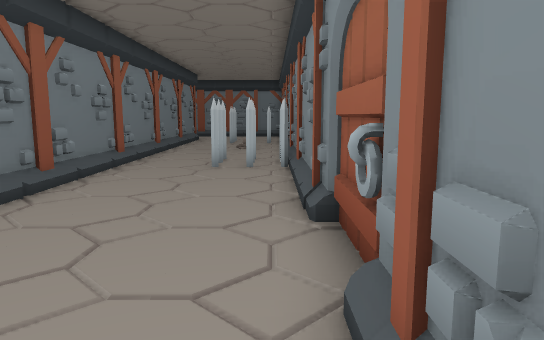
[1] (above)

21 first-person views from a walk through a 3-D level made in the Godot game engine. The camera is 1.5 m above the floor, tilts 8° down and sees 70° across. The floor is counted in squares, 1 m on a side. Each view is taken from the middle of a square. On the plan, view 1 faces up. The plan holds only what a view shows up to about 17 squares ahead; the rest is blank. The place goes on beyond the plan. Some surface patterns are stand-ins.

[2]
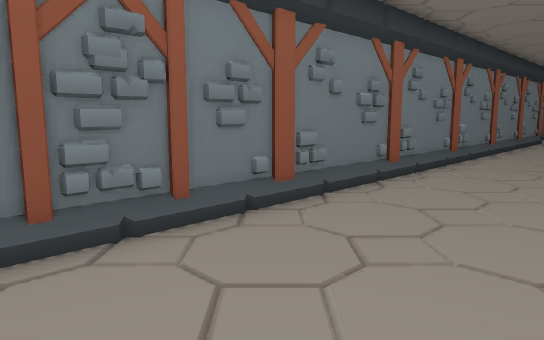

[3]
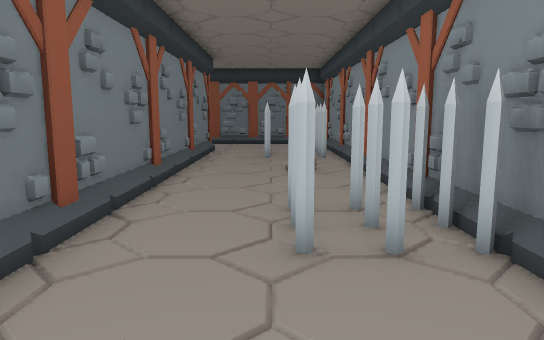

[4]
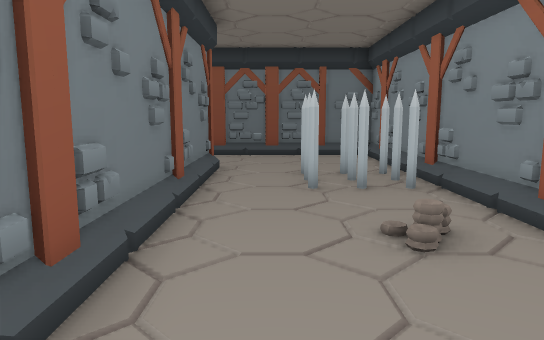

[5]
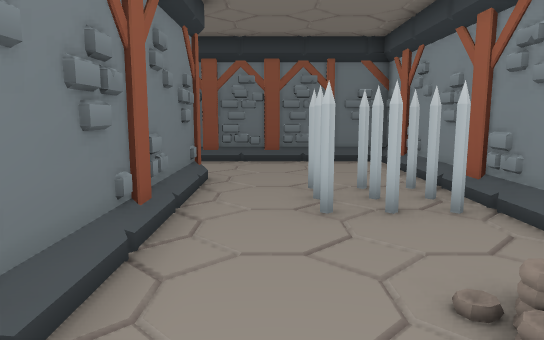

[6]
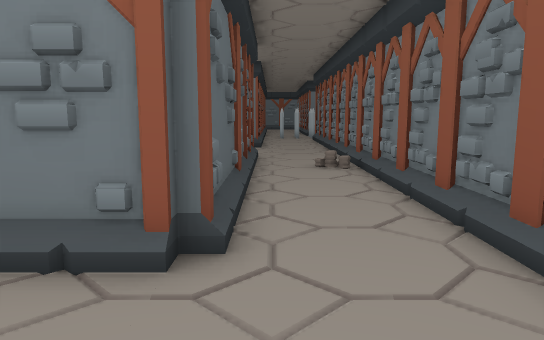

[7]
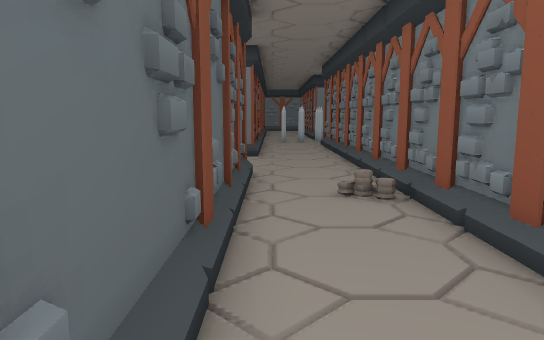

[8]
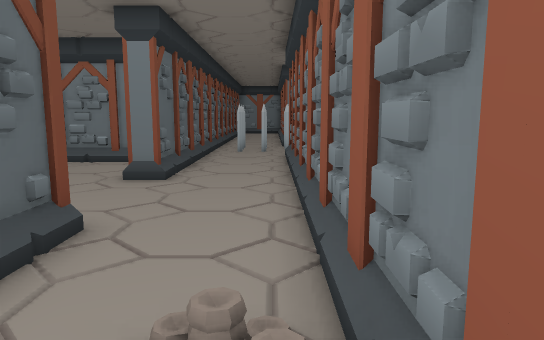

[9]
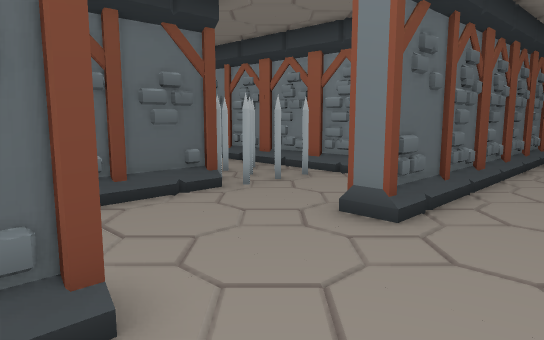

[10]
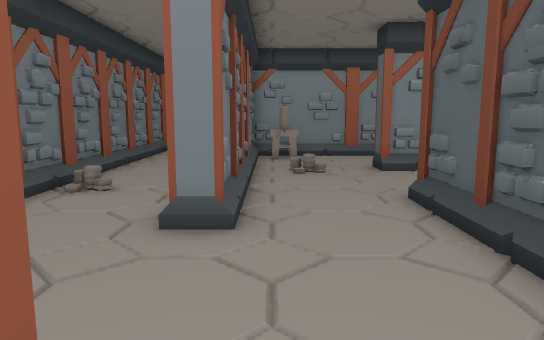

[11]
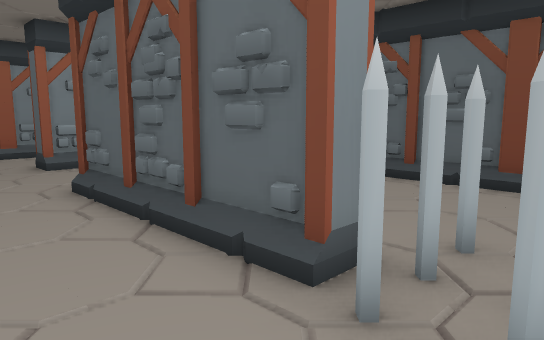

[12]
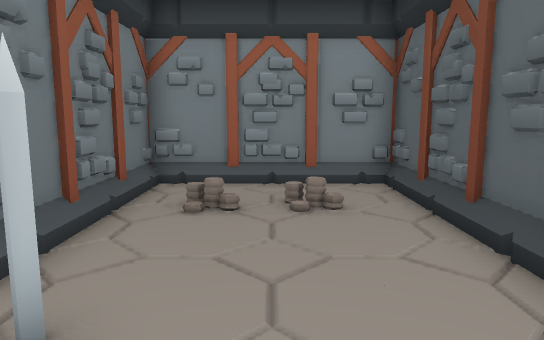

[13]
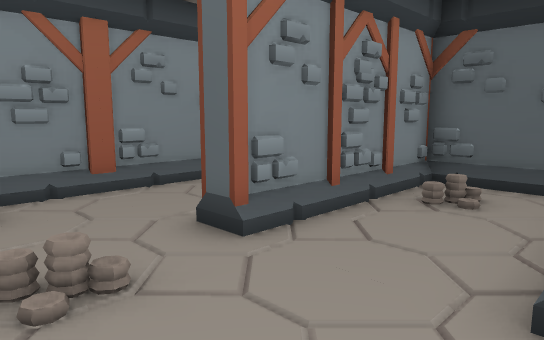

[14]
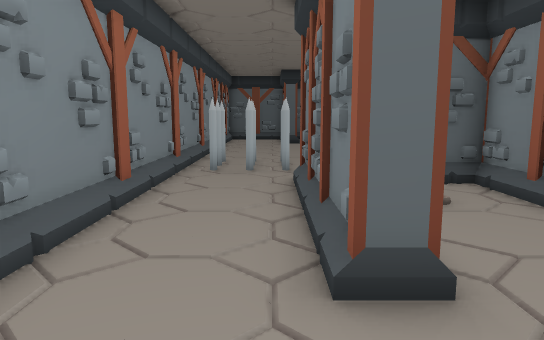

[15]
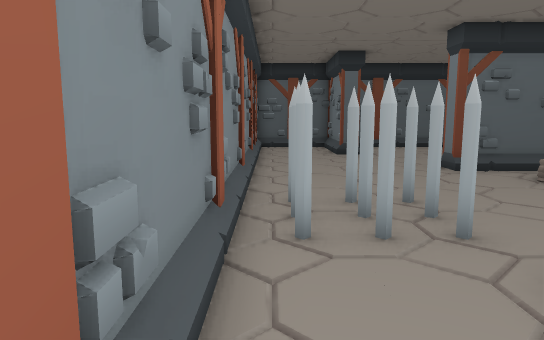

[16]
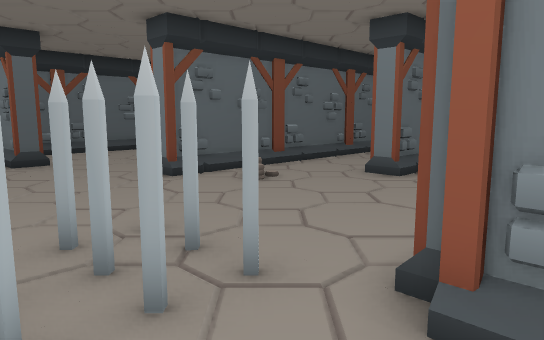

[17]
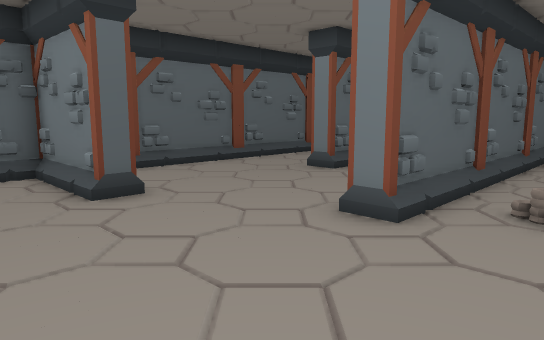

[18]
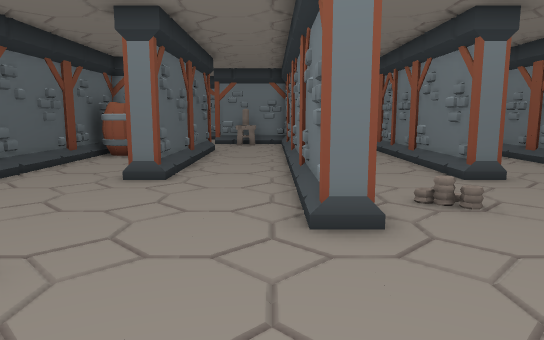

[19]
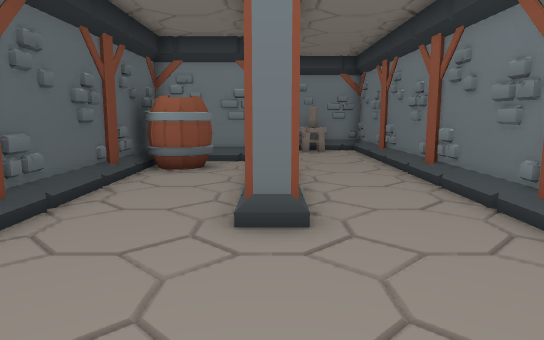

[20]
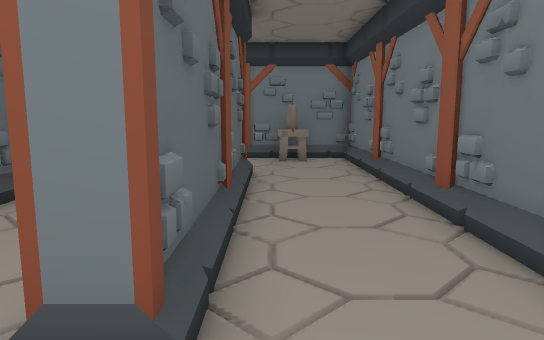

[21]
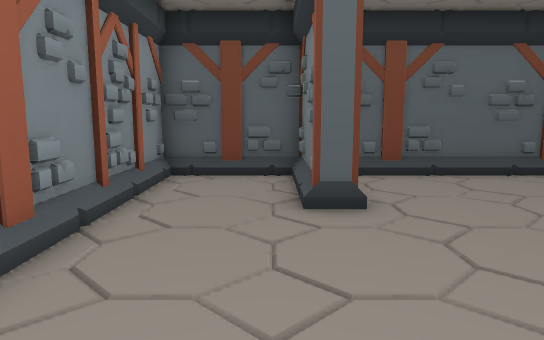

### Floor plan
Points are (right, up) in squares from view 1. A wall is a line through its corners. A room is listed if a view was taken in it or the views show most of it. See-through windows are left out.
Room 1 (views 1, 2, 3, 4, 5, 6, 7, 8, 9, 10, 11, 12, 13, 14, 15, 16, 17, 18, 19, 20, 21)
walls: (-12.8, 16.4) (-12.8, 14.2) (-9.3, 14.2) (-9.3, 20) (-8.5, 20); (-16.6, 10.3) (-15, 10.3) (-15, 9.8) (-23.1, 9.8); (-18.4, 13.8) (-20.8, 13.8); (-19.2, 14.2) (-13.3, 14.2) (-13.3, 19.7) (-18.2, 19.7); (-19, 19.8) (-19, 20.5); (-8.8, 20) (-8.8, 14); (-19.1, 20.2) (-13, 20.2); (-21.4, 6.3) (-11, 6.3) (-11, 5.8) (-26.7, 5.8) (-26.7, 2.1); (-9.4, 2) (-8.5, 2); (-8.8, 2.1) (-8.8, -1.7) (-5.3, -1.7) (-5.3, 23.7) (-15, 23.7) (-15, 24.3) (-5, 24.3) (-5, 24) (-4.7, 24) (-4.7, -0.2); (-22.8, 22.4) (-22.8, 15.6); (-23, 2.3) (-15, 2.3) (-15, 1.6); (-22.8, 1.1) (-22.8, -1.1); (-22.2, -1.7) (-10.1, -1.7); (0.9, 3.3) (0.9, 5.3); (-28.5, 24.3) (-19, 24.3) (-19, 23.6); (0.8, 1) (0.8, 5.3) (0.8, 27.7) (-22.4, 27.7)
low walls: (-12.5, 16.5) (-12.5, 15.6); (-8.5, 14.5) (-8.5, 14); (-14.9, 5.5) (-16.4, 5.5); (-16.5, 5.5) (-17.4, 5.5); (-18.1, 6.1) (-18.4, 5.6); (-17.5, 5.5) (-19.4, 5.5)
objects: spikes (-27, 26) to (-26, 28); other object (-26, 3) to (-26, 4); barrel (-21, -1) to (-20, 0); spikes (-21, 19) to (-20, 21); coin (-16, 16); coin (-16, 18); coin (-13, 8); coin (-12, 27); coin (-11, 16); coin (-10, 22); spikes (-8, 10) to (-6, 12); other object (-7, 22) to (-6, 23); spikes (-2, 21) to (0, 23); spikes (-1, 11) to (0, 13); coin (-1, 18)

Where each view was taken, in squares from view 1:
view 1: 0 up, 0 right, facing up
view 2: 1 down, 0 right, facing up-left
view 3: 7 up, 2 left, facing up
view 4: 13 up, 3 left, facing up
view 5: 15 up, 3 left, facing up
view 6: 25 up, 1 left, facing left
view 7: 25 up, 5 left, facing left
view 8: 27 up, 10 left, facing left
view 9: 27 up, 14 left, facing down-left
view 10: 23 up, 20 left, facing right
view 11: 23 up, 21 left, facing down-right
view 12: 17 up, 22 left, facing right
view 13: 23 up, 13 left, facing down-right
view 14: 23 up, 8 left, facing down
view 15: 17 up, 6 left, facing down
view 16: 15 up, 6 left, facing down-left
view 17: 9 up, 6 left, facing down-left
view 18: 5 up, 6 left, facing left
view 19: 2 up, 10 left, facing left
view 20: 3 up, 13 left, facing left
view 21: 8 up, 8 left, facing down
